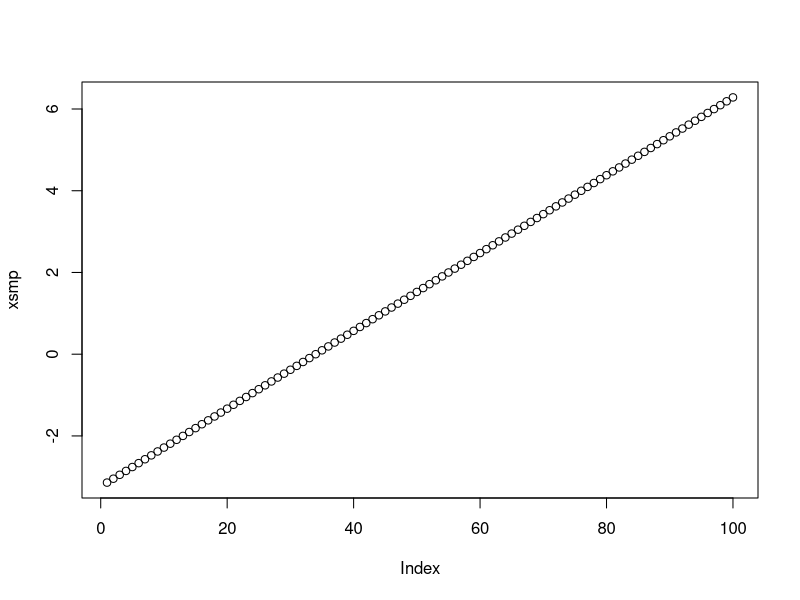
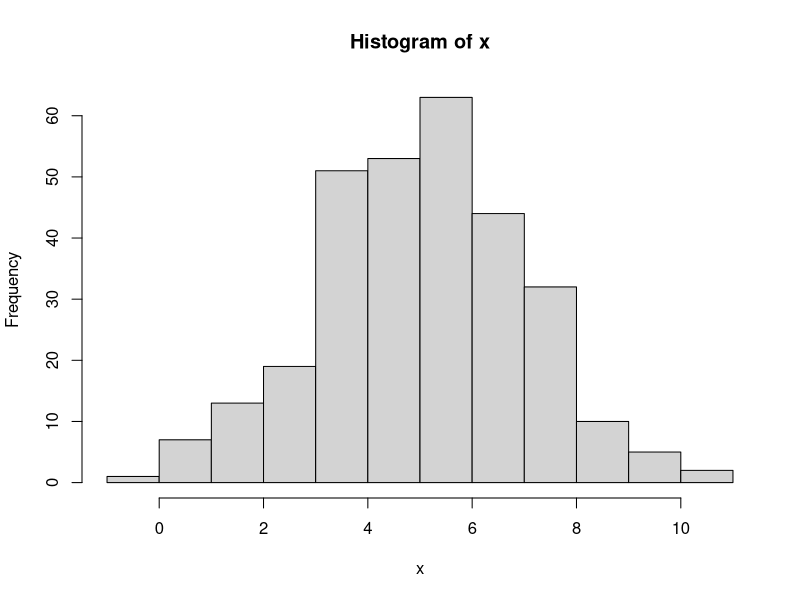
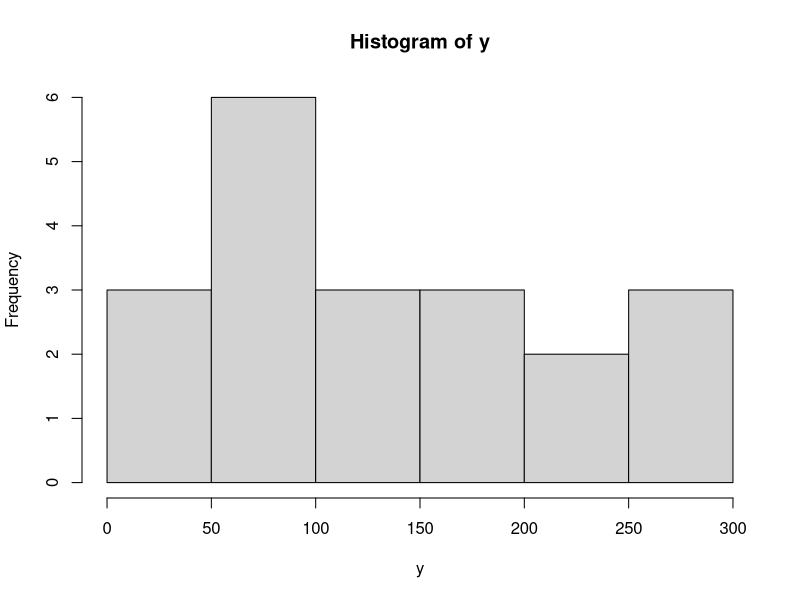
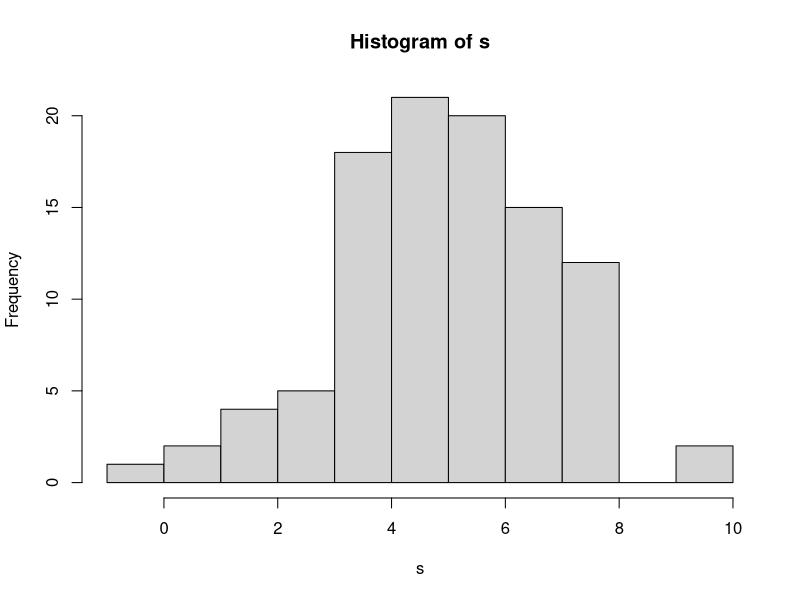

Here is the R script that generated these plots, in order:
## ---- chunk 1
knitr::opts_chunk$set(echo = TRUE)
## ---- chunk 2

x1<-T
x2<-c(F,T)
b<-x1|x2
b
##x1會變為(T,T)


## ---- chunk 3
A<-c("A","B","C","D")
B<-A
C<-c("A","C","C","E")
A==B
A==C
A[A==C]
which(A==C)##位置表示
which(A!=C)

temp<-1:length(A)
temp[A!=C]

which(A!=C)
## ---- chunk 4
cos_sin<-function(from,to)
{
xsmp<-seq(from,to,length=100)
temp<-cos(xsmp)+2*sin(xsmp)
return(temp) ##計算結果要傳回去
}
cos_sin(-pi,2*pi)

sum<-function(x,y){
return(x+y)
}
sum(5:7,8)
## ---- chunk 5
from<- -pi
to<- 2*pi
xsmp<-seq(from,to,length=100)
ys<-sin(xsmp)
plot(xsmp)

## ---- chunk 6
runif(5)
runif(5,1,300)
as.integer(1.4)
as.integer(runif(300)*300)+1
as.integer(runif(20,1,300))
## ---- chunk 7
x<-rnorm(300,5,2)
hist(x)
## ---- chunk 8
##自己
y<-as.integer(runif(20,1,300))
y
summary(y)
y.sum<-summary(y)
hist(y)
print(y.sum[4])
##老師
idx<-as.integer(runif(100)*300)+1
s<-x[idx]
s.sum<-summary(s)
hist(s)
print(s)
print(s.sum[4])
s.mean<-s.sum[4]
s.sd<-sd(s)/sqrt(300)

print(s.mean)
print(s.sd)

s.conf<-c(-1.96*s.sd,1.96*s.sd)+s.mean

